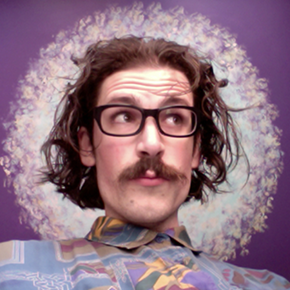
#> input picture LAB 1/lab01/MyPic.png, 290 x 290 px
$ python test.py
#> lines starting #> are read from the running program, lines starting #| are printed output that depends on the picture
from PIL import Image

def divide_horizontally(image):
    width, height = image.size
    half_height = height // 2
    strip_height = height // 10  # Divide into 10 strips

    strips = []
    for i in range(10):
        box = (0, i * strip_height, width, (i + 1) * strip_height)
        strip = image.crop(box)
        strips.append(strip)

    return strips

def divide_vertically(image):
    width, height = image.size
    half_width = width // 2
    strip_width = width // 10  # Divide into 10 strips

    strips = []
    for i in range(10):
        box = (i * strip_width, 0, (i + 1) * strip_width, height)
        strip = image.crop(box)
        strips.append(strip)

    return strips

def assemble_alternate(strips):
    assembled_image = Image.new("RGB", (strips[0].width * len(strips), strips[0].height))
    for i, strip in enumerate(strips):
        if i % 2 == 0:
            assembled_image.paste(strip, (i * strip.width, 0))
    return assembled_image

def merge_images(image1, image2):
    merged_image = Image.new("RGB", (image1.width + image2.width, image1.height))
    merged_image.paste(image1, (0, 0))
    merged_image.paste(image2, (image1.width, 0))
    return merged_image

# Load the input image
input_image = Image.open("MyPic.png")
#> input_image is the input picture: PIL image 290x290 RGB; mean R, G, B 144.3, 115.2, 129.8

# Step 3.1: Divide the image horizontally into equally-spaced strips
horizontal_strips = divide_horizontally(input_image)
#> the loop in divide_horizontally, `for i in range(10):` made 10 passes
#> pass 3, in divide_horizontally, `strip = image.crop(box)`:
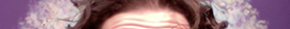
#> strip: PIL image 290x29 RGB; mean R, G, B 151.7, 119, 129.7
#> after the loop in divide_horizontally, `for i in range(10):`: strips = 10 items
#> horizontal_strips = 10 items

# Step 3.2: Assemble into two images by taking every other strip to form one image
first_assembled_image = assemble_alternate(horizontal_strips)
#> in assemble_alternate, `assembled_image = Image.new("RGB", (strips[0].width * len(strips), str..`: assembled_image: PIL image 2900x29 RGB; every value is 0
#> the loop in assemble_alternate, `for i, strip in enumerate(strips):` made 10 passes
#> after the loop in assemble_alternate, `for i, strip in enumerate(strips):`:
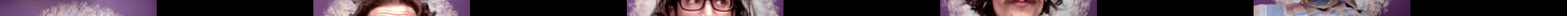
#> assembled_image: PIL image 2900x29 RGB (shown at 1/2 size); mean R, G, B 69.7, 54.6, 62.4

# Step 3.3: Merge the two images
merged_image = merge_images(input_image, first_assembled_image)
#> in merge_images, `merged_image = Image.new("RGB", (image1.width + image2.width, image1.h..`: merged_image: PIL image 3190x290 RGB; every value is 0
#> in merge_images, `merged_image.paste(image2, (image1.width, 0))`:
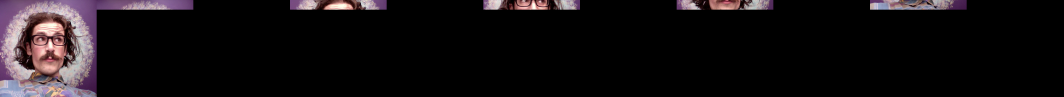
#> merged_image: PIL image 3190x290 RGB (shown at 1/3 size); mean R, G, B 19.5, 15.4, 17.5

# Step 3.4: Divide the merged image vertically into equally-spaced strips
vertical_strips = divide_vertically(merged_image)
#> the loop in divide_vertically, `for i in range(10):` made 10 passes
#> pass 1, in divide_vertically, `strip = image.crop(box)`:
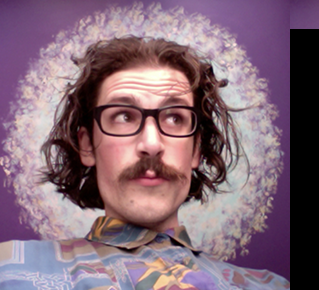
#> strip: PIL image 319x290 RGB; mean R, G, B 132.1, 105.4, 119
#> pass 3, in divide_vertically, `strip = image.crop(box)`:
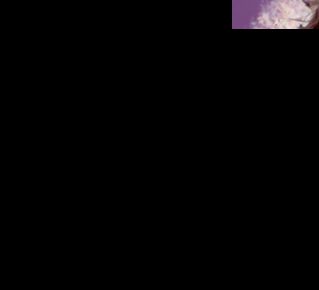
#> strip: PIL image 319x290 RGB; mean R, G, B 4.4, 3.6, 4.2
#> vertical_strips = 10 items

# Step 3.5: Assemble into two images again by taking every other strip to form one image
second_assembled_image = assemble_alternate(vertical_strips)
#> the loop in assemble_alternate (call 2), `for i, strip in enumerate(strips):` made 10 passes
#> after the loop in assemble_alternate (call 2), `for i, strip in enumerate(strips):`:
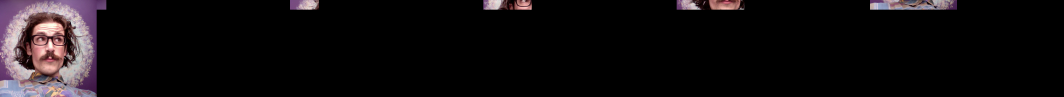
#> assembled_image: PIL image 3190x290 RGB (shown at 1/3 size); mean R, G, B 16.3, 13, 14.6

# Step 3.6: Merge the two images
final_image = merge_images(merged_image, second_assembled_image)
#> in merge_images (call 2), `merged_image = Image.new("RGB", (image1.width + image2.width, image1.h..`: merged_image: PIL image 6380x290 RGB; every value is 0
#> in merge_images (call 2), `merged_image.paste(image2, (image1.width, 0))`:
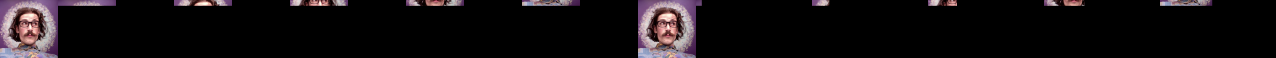
#> merged_image: PIL image 6380x290 RGB (shown at 1/5 size); mean R, G, B 17.9, 14.2, 16

# Save or display the final image
final_image.save("output_image.jpg")
final_image.show()
